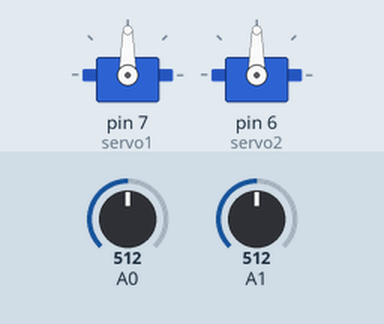
Simulated run of this sketch. Board: Arduino Uno, built with avr-gcc and run on an emulated ATmega328P. Parts: 2 × servo. The test bench sets the inputs (shaded band); at power-on: A0 = 512, A1 = 512.

Above: at 1.2 s.
1.3 s: A0 set to 692
2.8 s: A0 set to 709
At 3.27 s:
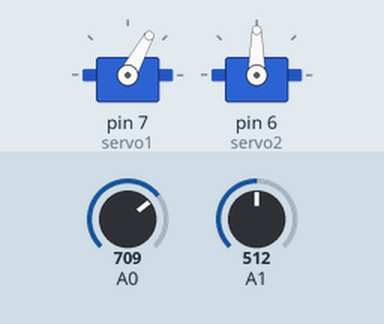
At 5.4 s:
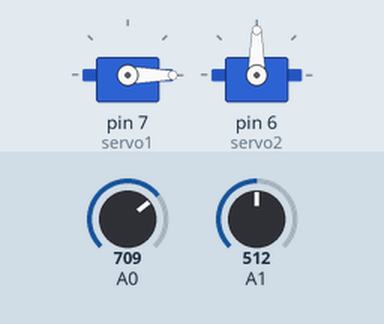
5.8 s: A1 set to 694
7.3 s: A1 set to 708
At 9.9 s:
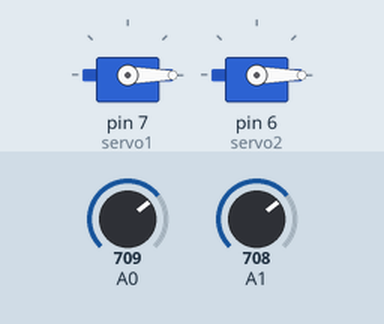
10.3 s: A1 set to 216
11.8 s: A1 set to 189
At 15.5 s:
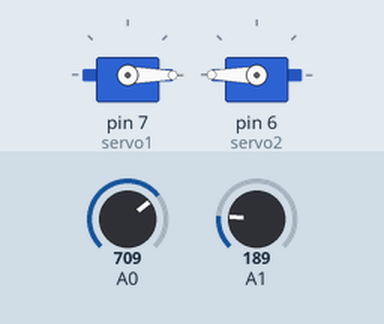
Timing chart, 0 to 15.8 s (numbered marks = the images above; inputs shaded):
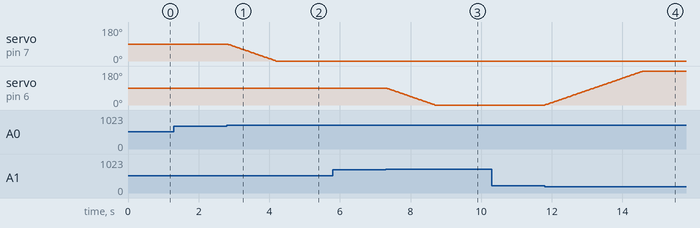

The sketch:

grua.ino
```cpp
//declaracion de la libreria
//Emos descargado el servo v.s 1.2.1
#include <Servo.h>
// se define los servos con una funcion de la libreria
Servo servo1;
Servo servo2;

//estas son dos variables que son la posicion de los ejes como va de 0 a 180 se inicliazan en 90
int eje1 = 90;
int eje2 = 90;


void setup() {
  //aca se declaran donde estan los servo moteres uno esta en el (7) y el otro en (6)
  servo1.attach (7);
  servo2.attach (6);
  //se inicializan en 90 grados para que cuando empiezen lo primero que haga es ponerse en en 90 ambos servos
  servo1.write (90);
  servo1.write (90);
  // put your setup code here, to run once:

}

//el void loop es lo que se esta ejecutando infinitamente mientras que se use el programa
void loop() {
  //SERVO 1
  //esta es una direcion
  if (analogRead (0) <200 && eje1<180){//si el pin analogico detecta que es menor que 200 y el eje no hallegado a la posicion final
  //salta este if y pasa al siguiente si el servo motor llega a los 180
    eje1 ++;
    servo1.write(eje1);
  }
  if (analogRead(0)>700 && eje1>0){//en este es si le estamos dando hacia el oro lado y no llega al valor de 0 resta 1 ej si esta en 96
    eje1--;
    servo1.write(eje1);
  }
    //SERVO 2
  if (analogRead (1) <200 && eje2<180){
    eje2 ++;
    servo2.write(eje2);
  }
  if (analogRead(1)>700 && eje2>0){
    eje2--;
    servo2.write(eje2);
  }
  //este delay sirve para que el bucle no se ejecute demasiado rapido
  //y que cuando llegue a esta linea de codigo se para 15 milesengundos aca se controla la velocidad
  delay(15);
  // put your main code here, to run repeatedly:

}
```

Measured:
- the behaviour switches between 700 and 701 on A0 (found by bisection; images 0 and 1)
- the behaviour switches between 700 and 701 on A1 (found by bisection; images 2 and 3)
- the behaviour switches between 200 and 199 on A1 (found by bisection; images 3 and 4)
- after the input at 1.3 s, every drawn part: stays the same
- after the input at 2.8 s, servo on pin 7 (servo1): moves from 90° to 0° over 1.4 s, starting at once
- after the input at 5.8 s, every drawn part: stays the same
- after the input at 7.3 s, servo on pin 6 (servo2): moves from 90° to 0° over 1.4 s, starting at once
- after the input at 10.3 s, every drawn part: stays the same
- after the input at 11.8 s, servo on pin 6 (servo2): moves from 0° to 180° over 2.8 s, starting at once
